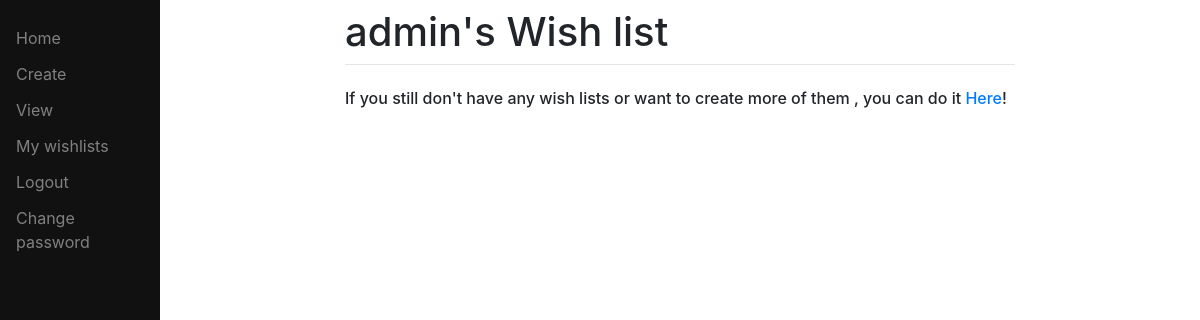
Before: /mywishlists/ (signed in) with the older database file.
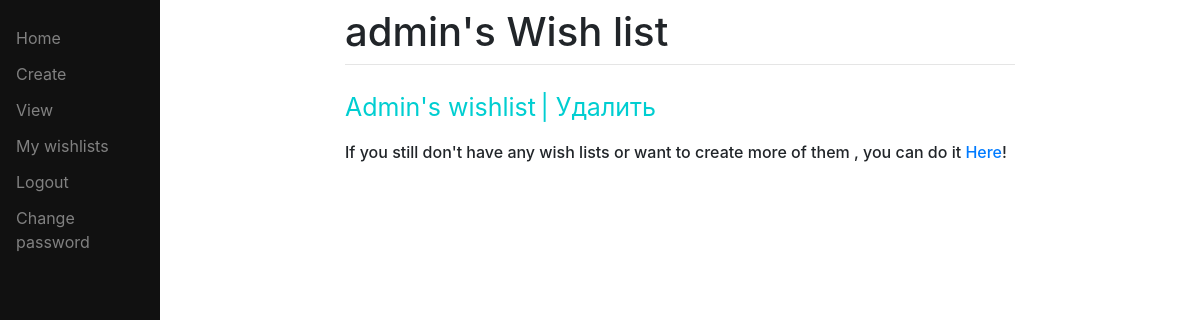
After: the same page with the newer database file.
### main/models.py (models this page shows, shortened)
class ToDoList(models.Model):
    user = models.ForeignKey(User,on_delete=models.CASCADE,related_name="todolist",null=True)
    name = models.CharField(max_length=200,default="defualt")

### main/views.py (the view)
# urls.py: path("mywishlists/",views.my_wish_list,name="mywishlists"),
def my_wish_list(response):
    all = ToDoList.objects.all()
    return render(response,"main/mywishlists.html",{"all":all})

### main/templates/main/mywishlists.html (shortened to what this page needs)
{%extends 'main/base.html'%}
{%block content%}
{%for one in all%}
{% if one.user == request.user %}
<div>
    <ul>
        <a href="/{{one.id}}" class="link">{{one.name}}</a>
            <a href="/deleteobject/{{one.id}}", onclick="return confirm('Вы уверены?')", class="Delete-link" > | Удалить</a>
    </ul>
</div>
{% endif %}
{%endfor%}
<h6>If you still don't have any wish lists or want to create more of them , you can do it <a href="/create">Here</a>!</h6>
{%endblock%}

Changed rows visible on the page:
added ToDoList: name "Admin's wishlist"
